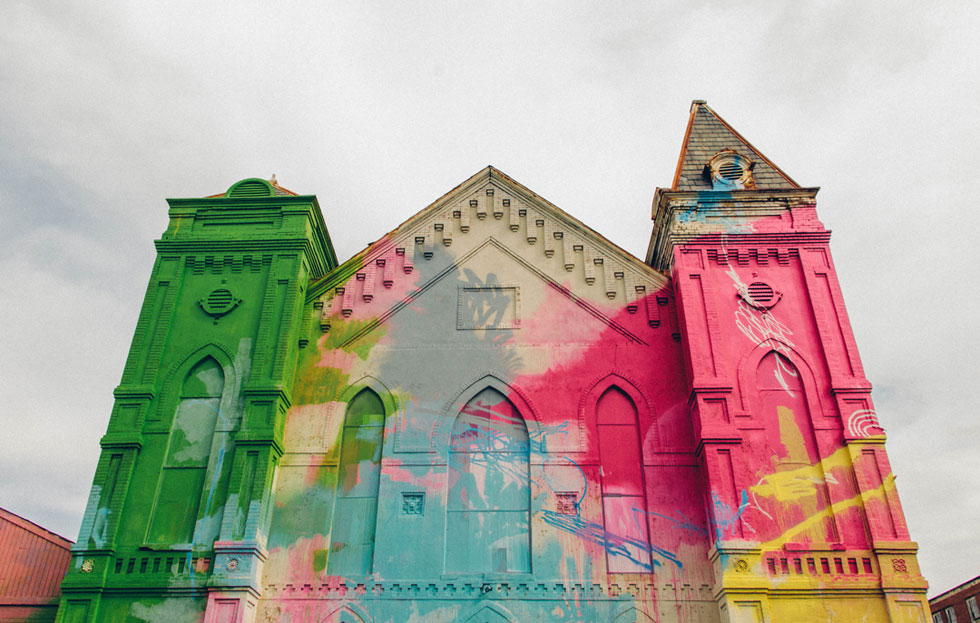
#> input picture K_Means_Picture.jpg, 980 x 623 px, found by its file name
$ python AI102_K_Means.py
#> lines starting #> are read from the running program, lines starting #| are printed output that depends on the picture
#%%
import matplotlib.pyplot as plt
from mpl_toolkits.mplot3d import Axes3D
import cv2
import numpy as np
import pandas as pd
from sklearn.cluster import KMeans
import plotly.express as px


#%%
dataset = pd.read_csv('Sprinkler_data.csv',index_col=0)
#> (reads Sprinkler_data.csv from the repository)
dataset.head()

#%%
#We remove the column 'Zone' which is the column we are trying to predict
dataset.drop(['Zone'],axis=1,inplace=True)
dataset.head()

#%%
#We start by implementing 'The elbow method' on our dataset.
#The elbow method allows us to pick the optimum number of clusters for classificationby visualizing the error for each number of cluster
wcss = []

for i in range(1, 11):
    kmeans = KMeans(n_clusters = i, init = 'k-means++', max_iter = 300, n_init = 10, random_state = 0)
    kmeans.fit(dataset)
    wcss.append(kmeans.inertia_)

#Plotting the results onto a line graph, allowing us to observe 'The elbow'
plt.plot(range(1, 11), wcss)
plt.title('The elbow method')
plt.xlabel('Number of clusters')
plt.ylabel('WCSS') #within cluster sum of squares
plt.show()
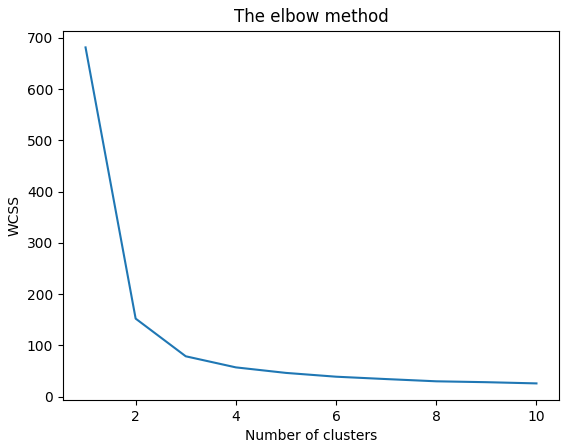
#> figure drawn by matplotlib, 1 panel; curve peaks at x = 1, y = 681.4

#%%
#Creating the kmeans classifier see documentation : https://scikit-learn.org/stable/modules/generated/sklearn.cluster.KMeans.html
#Change the parameters to see how it changes the clusters (change the visualization too)

kmeans = KMeans(n_clusters = 3, init = 'k-means++', max_iter = 300, n_init = 10, random_state = 0)
dataset['prediction'] = kmeans.fit_predict(dataset)
dataset.head()

#%%
#Visualising the clusters

fig = px.scatter_3d(dataset, x='Height', y='Flow', z='Distance_water_source_x',
              color='prediction')
fig.show()


#%%
#2nd Example with image


img=cv2.imread(r"C:/Users/K_Means_Picture.jpg")
#> img is the input picture: shape (623, 980, 3); mean B, G, R 154.9, 165.9, 176.4
img=cv2.cvtColor(img, cv2.COLOR_BGR2RGB)
print(img.shape)
#| (623, 980, 3)

#We convert the picture from a 1666x2235 matrix to a vector
vectorized = img.reshape((-1,3))
print(vectorized.shape)
#| (610540, 3)
vectorized = np.float32(vectorized)


#%%
#Creation of the K-means model see documentation : https://opencv-python-tutroals.readthedocs.io/en/latest/py_tutorials/py_ml/py_kmeans/py_kmeans_opencv/py_kmeans_opencv.html
#try playing with the K parameter and see what happens (e.g., K=2, K=3)
K = 5
attempts=10

#Specify iteration termination criteria for K-Means
criteria = (cv2.TERM_CRITERIA_EPS + cv2.TERM_CRITERIA_MAX_ITER, 10, 1.0)


ret,label,center=cv2.kmeans(vectorized,K,None,criteria,attempts,cv2.KMEANS_PP_CENTERS)
#> ret = 932669432.5; center = [[116.8, 152.1, 140.3], [222.2, 222.2, 221.3], [208.4, 144.5, 124.8], [48.17, 99.06, 46.45], [176.7, 57.8, 77.21]]
center = np.uint8(center)
#> center = [[116, 152, 140], [222, 222, 221], [208, 144, 124], [48, 99, 46], [176, 57, 77]]

#Visualization of the result
res = center[label.flatten()]
result_image = res.reshape((img.shape))
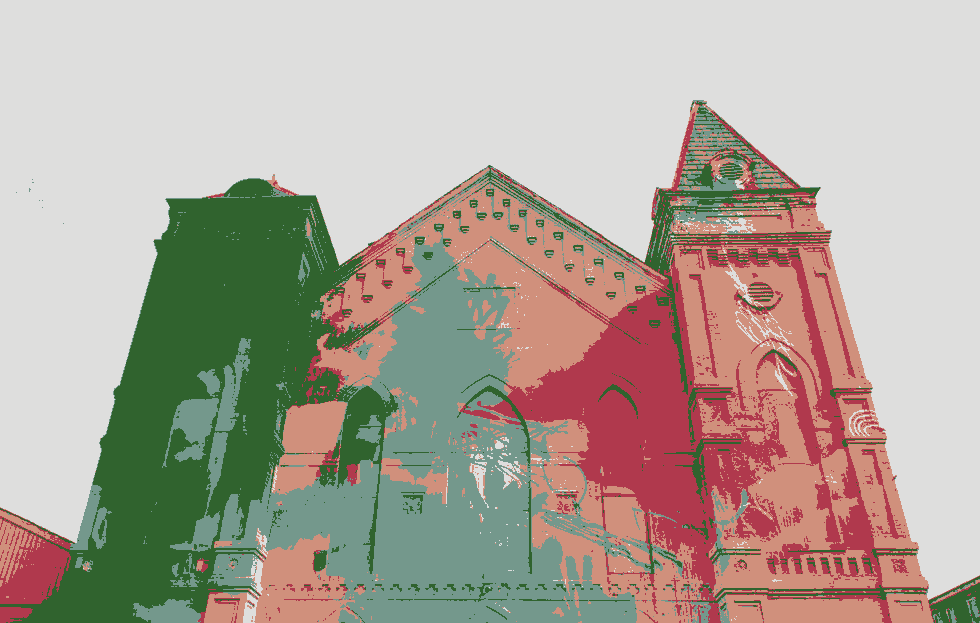
#> result_image: shape (623, 980, 3); mean R, G, B 176.1, 165.7, 154.5
figure_size = 15
plt.figure(figsize=(figure_size,figure_size))
plt.subplot(1,2,1),plt.imshow(img)
plt.title('Original Image'), plt.xticks([]), plt.yticks([])
plt.subplot(1,2,2),plt.imshow(result_image)
plt.title('Segmented Image when K = %i' % K), plt.xticks([]), plt.yticks([])
plt.show()
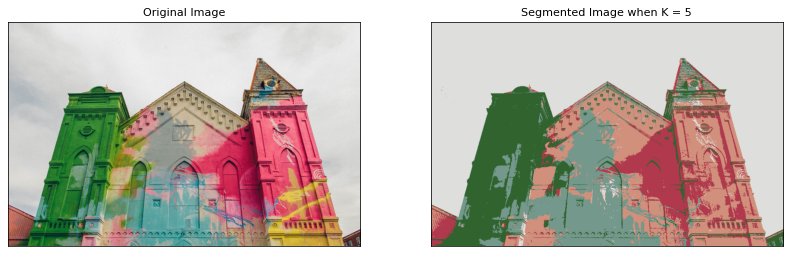
#> figure drawn by matplotlib, 2 panels


# %%
